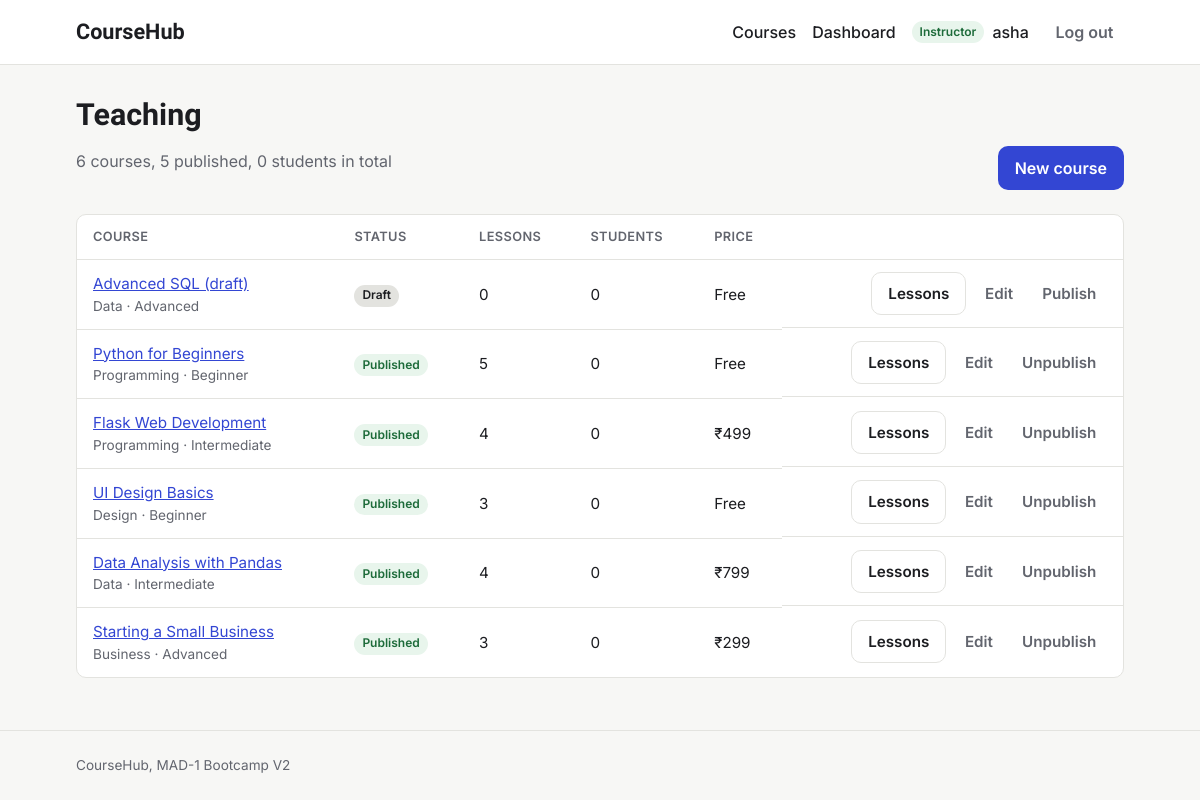
Page /instructor/dashboard (signed in) on the earlier database version.
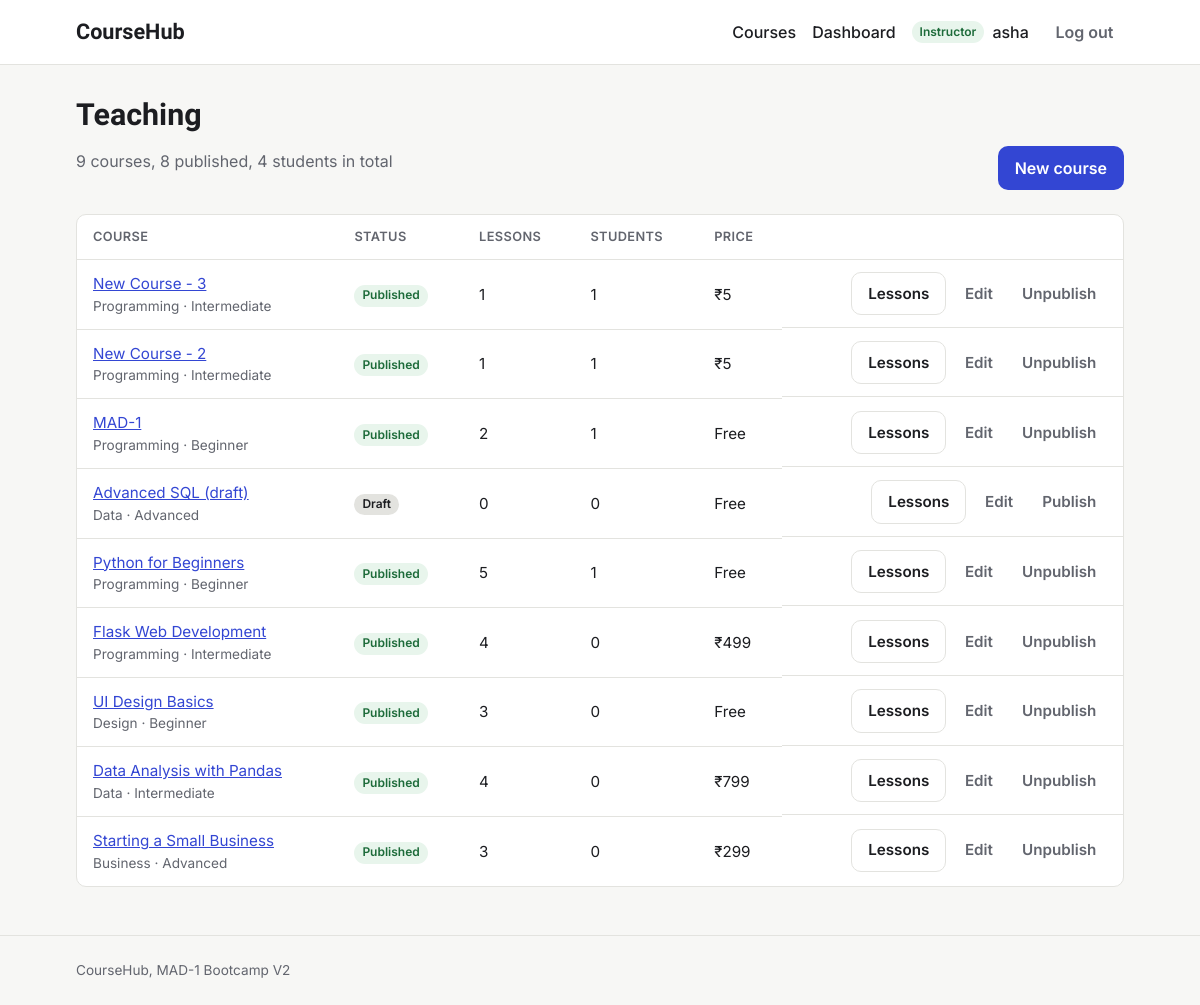
Same page on the later database version.
### models.py (models this page shows, shortened)
class User(db.Model):
    id = db.Column(db.Integer, primary_key=True)
    username = db.Column(db.String(80), unique=True, nullable=False)
    email = db.Column(db.String(120), unique=True, nullable=False)
    password_hash = db.Column(db.String(256), nullable=False)
    role = db.Column(db.String(20), nullable=False, default="student")
    bio = db.Column(db.Text)
    avatar = db.Column(db.String(200))
    created_at = db.Column(db.DateTime, default=utc_now)
    is_active = db.Column(db.Boolean, default=True)
    taught_courses = db.relationship("Course", backref="instructor", lazy=True)
    enrollments = db.relationship(
        "Enrollment", backref="student", cascade="all, delete-orphan"
    )
    completions = db.relationship(
        "LessonCompletion", backref="student", cascade="all, delete-orphan"
    )

class Course(db.Model):
    id = db.Column(db.Integer, primary_key=True)
    title = db.Column(db.String(200), nullable=False)
    slug = db.Column(db.String(200), unique=True, nullable=False)
    description = db.Column(db.Text)
    short_description = db.Column(db.String(500))
    thumbnail = db.Column(db.String(300))
    price = db.Column(db.Float, default=0.0)
    category = db.Column(db.String(50))
    level = db.Column(db.String(20))
    is_published = db.Column(db.Boolean, default=False)
    is_featured = db.Column(db.Boolean, default=False)
    instructor_id = db.Column(db.Integer, db.ForeignKey("user.id"), nullable=False)
    created_at = db.Column(db.DateTime, default=utc_now)
    updated_at = db.Column(db.DateTime, default=utc_now, onupdate=utc_now)
    lessons = db.relationship(
        "Lesson",
        backref="course",
        cascade="all, delete-orphan",
        order_by="Lesson.order",
    )
    enrollments = db.relationship(
        "Enrollment", backref="course", cascade="all, delete-orphan"
    )

### routes/instructor.py (the view)
@bp.route("/instructor/dashboard")
@instructor_required
def dashboard():
    courses = sorted(g.user.taught_courses, key=lambda c: c.created_at, reverse=True)
    return render_template("instructor_dashboard.html", courses=courses)

### helpers.py (called while the page is built)
def login_required(view):
    @wraps(view)
    def wrapped(*args, **kwargs):
        if g.user is None:
            flash("Please log in to continue.", "warning")
            return redirect(url_for("auth.login", next=request.full_path))
        return view(*args, **kwargs)
    return wrapped

def role_required(*roles):
    def decorator(view):
        @wraps(view)
        @login_required
        def wrapped(*args, **kwargs):
            if g.user.role not in roles:
                abort(403)
            return view(*args, **kwargs)
        return wrapped
    return decorator

### templates/instructor_dashboard.html (shortened to what this page needs)
{% extends "base.html" %}
{% block content %}
<div class="page-header page-header-row">
  <div>
    <h1>Teaching</h1>
    <p class="muted">
      {{ courses|length }} course{{ '' if courses|length == 1 else 's' }},
      {{ courses|selectattr('is_published')|list|length }} published,
      {{ courses|map(attribute='enrollments')|map('length')|sum }} students in total
    </p>
  </div>
  <a class="btn btn-primary" href="{{ url_for('instructor.course_create') }}">New course</a>
</div>
{% if courses %}
  <div class="table-wrap">
    <table class="table">
      <thead>
        <tr>
          <th scope="col">Course</th>
          <th scope="col">Status</th>
          <th scope="col">Lessons</th>
          <th scope="col">Students</th>
          <th scope="col">Price</th>
          <th scope="col"><span class="visually-hidden">Actions</span></th>
        </tr>
      </thead>
      <tbody>
        {% for course in courses %}
          <tr>
            <td>
              <a href="{{ url_for('courses.course_detail', slug=course.slug) }}">{{ course.title }}</a>
              <div class="muted small">{{ (course.category or '')|capitalize }} · {{ (course.level or '')|capitalize }}</div>
            </td>
            <td>
              {% if course.is_published %}
                <span class="badge badge-published">Published</span>
              {% else %}
                <span class="badge badge-draft">Draft</span>
              {% endif %}
            </td>
            <td>{{ course.lessons|length }}</td>
            <td>{{ course.enrollments|length }}</td>
            <td>{{ course.price|price }}</td>
            <td class="actions">
              <a class="btn btn-secondary" href="{{ url_for('instructor.lesson_list', course_id=course.id) }}">Lessons</a>
              <a class="btn btn-ghost" href="{{ url_for('instructor.course_edit', course_id=course.id) }}">Edit</a>
              <form method="post" action="{{ url_for('instructor.toggle_publish', course_id=course.id) }}" class="inline-form">
                <button type="submit" class="btn btn-ghost">{{ 'Unpublish' if course.is_published else 'Publish' }}</button>
              </form>
            </td>
          </tr>
        {% endfor %}
      </tbody>
    </table>
  </div>
{% else %}
  <div class="empty-state">
    <h2>You haven't created a course yet</h2>
    <p class="muted">Start with the basics: a title, a category and a level.</p>
    <a class="btn btn-primary" href="{{ url_for('instructor.course_create') }}">Create your first course</a>
  </div>
{% endif %}
{% endblock %}

### templates/base.html (shortened to what this page needs)
<!DOCTYPE html>
<html lang="en">
<head>
  <link rel="stylesheet" href="{{ url_for('static', filename='style.css') }}">
</head>
<body>
  <header class="navbar">
    <div class="container navbar-inner">
      <a class="brand" href="{{ url_for('courses.home') }}">CourseHub</a>
      <nav aria-label="Main">
        <ul class="nav-links">
          <li><a href="{{ url_for('courses.course_list') }}">Courses</a></li>
          {% if current_user %}
            <li><a href="{{ url_for('auth.dashboard') }}">Dashboard</a></li>
            <li class="nav-user">
              <span class="badge badge-{{ current_user.role }}">{{ current_user.role|capitalize }}</span>
              <a href="{{ url_for('auth.profile') }}">{{ current_user.username }}</a>
            </li>
            <li>
              <form action="{{ url_for('auth.logout') }}" method="post" class="inline-form">
                <button type="submit" class="btn btn-ghost">Log out</button>
              </form>
            </li>
          {% else %}
            <li><a href="{{ url_for('auth.login') }}">Log in</a></li>
            <li><a class="btn btn-primary" href="{{ url_for('auth.register') }}">Sign up</a></li>
          {% endif %}
        </ul>
      </nav>
    </div>
  </header>
  <main id="main" class="container">
    {% block content %}{% endblock %}
  </main>
  <footer class="footer">
    <div class="container">CourseHub, MAD-1 Bootcamp V2</div>
  </footer>
</body>
</html>

### static/style.css (style rules this page uses)
:root { --font-display: "Bricolage Grotesque", ui-sans-serif, system-ui, sans-serif; --font-body: "Inter", ui-sans-serif, system-ui, -apple-system, "Segoe UI", Roboto, sans-serif; --color-bg: #f7f7f5; --color-surface: #ffffff; --color-text: #1c1d21; --color-muted: #62656e; --color-border: #e3e3df; --color-primary: #3346d3; --color-primary-hover: #2636b0; --color-focus: #8a96ff; --color-success-bg: #e8f5ec; --color-success-text: #1d6b3a; --color-error-bg: #fdecec; --color-error-text: #a12626; --color-warning-bg: #fff6e0; --color-warning-text: #8a5a00; --color-info-bg: #eaf0fd; --color-info-text: #244a9e; --radius: 10px; --space-1: 0.25rem; --space-2: 0.5rem; --space-3: 0.75rem; --space-4: 1rem; --space-6: 1.5rem; --space-8: 2rem; --space-12: 3rem; --shadow: 0 1px 2px rgba(0, 0, 0, 0.04), 0 2px 8px rgba(0, 0, 0, 0.04); }
*, *::before, *::after { box-sizing: border-box; }
body { margin: 0; min-height: 100vh; display: flex; flex-direction: column; font-family: var(--font-body); font-size: 1rem; line-height: 1.55; color: var(--color-text); background: var(--color-bg); }
h1, h2, h3 { font-family: var(--font-display); line-height: 1.2; margin: 0 0 var(--space-2); }
h1 { font-size: 1.9rem; }
a { color: var(--color-primary); }
.container { width: 100%; max-width: 1080px; margin: 0 auto; padding: 0 var(--space-4); }
main.container { flex: 1; padding-top: var(--space-8); padding-bottom: var(--space-12); }
.muted { color: var(--color-muted); }
.navbar { background: var(--color-surface); border-bottom: 1px solid var(--color-border); }
.navbar-inner { display: flex; flex-wrap: wrap; align-items: center; justify-content: space-between; gap: var(--space-3); min-height: 64px; }
.brand { font-family: var(--font-display); font-weight: 700; font-size: 1.35rem; color: var(--color-text); text-decoration: none; }
.nav-links { display: flex; flex-wrap: wrap; align-items: center; gap: var(--space-4); margin: 0; padding: 0; list-style: none; }
.nav-links a:not(.btn) { color: var(--color-text); text-decoration: none; font-weight: 500; }
.nav-user { display: flex; align-items: center; gap: var(--space-2); color: var(--color-muted); }
.inline-form { margin: 0; }
.btn { display: inline-block; padding: 0.55rem 1rem; border: 1px solid transparent; border-radius: var(--radius); font: inherit; font-weight: 600; text-decoration: none; cursor: pointer; transition: background-color 0.15s ease, border-color 0.15s ease; }
.btn-primary { background: var(--color-primary); color: #fff; }
.btn-secondary { background: var(--color-surface); border-color: var(--color-border); color: var(--color-text); }
.btn-ghost { background: transparent; color: var(--color-muted); padding: 0.4rem 0.6rem; }
.badge { display: inline-block; padding: 0.1rem 0.5rem; border-radius: 999px; font-size: 0.75rem; font-weight: 600; }
.badge-instructor { background: var(--color-success-bg); color: var(--color-success-text); }
.page-header { margin-bottom: var(--space-6); }
.footer { padding: var(--space-6) 0; border-top: 1px solid var(--color-border); color: var(--color-muted); font-size: 0.85rem; }
.badge-draft { background: var(--color-border); color: var(--color-text); }
.badge-published { background: var(--color-success-bg); color: var(--color-success-text); }
.small { font-size: 0.85rem; }
.page-header-row { display: flex; flex-wrap: wrap; align-items: flex-end; justify-content: space-between; gap: var(--space-4); }
.actions { display: flex; flex-wrap: wrap; align-items: center; gap: var(--space-2); }
.table-wrap { overflow-x: auto; background: var(--color-surface); border: 1px solid var(--color-border); border-radius: var(--radius); }
.table { width: 100%; border-collapse: collapse; font-size: 0.95rem; }
.table th, .table td { padding: var(--space-3) var(--space-4); border-bottom: 1px solid var(--color-border); text-align: left; vertical-align: middle; }
.table th { font-size: 0.8rem; font-weight: 600; text-transform: uppercase; letter-spacing: 0.03em; color: var(--color-muted); }
.table tbody tr:last-child td { border-bottom: 0; }
.table td.actions { justify-content: flex-end; }

Differences in the rows shown:
added Course: title "New Course - 3", category "Programming", level "Intermediate", shows "Published", lessons|length "1", enrollments|length "1", price "₹5", is_published "Unpublish"
added Course: title "New Course - 2", category "Programming", level "Intermediate", shows "Published", lessons|length "1", enrollments|length "1", price "₹5", is_published "Unpublish"
added Course: title "MAD-1", category "Programming", level "Beginner", shows "Published", lessons|length "2", enrollments|length "1", price "Free", is_published "Unpublish"
changed Course "Python for Beginners": enrollments|length "0" → "1"
Other differences:
{{ courses|length }}: "6" → "9"
{{ courses|selectattr('is_published')|list|length }}: "5" → "8"
{{ courses|map(attribute='enrollments')|map('length')|sum }}: "0" → "4"
